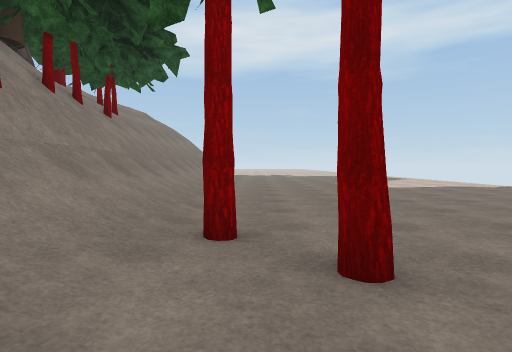
view 1 (above)

12 first-person views from a walk through a 3-D level made in the Unity game engine. The camera is 1.4 m above the floor, tilts 2° down and sees 80° across. The floor is counted in squares, 2 m on a side. Each view is taken from the middle of a square. On the plan, view 1 faces up. The plan holds only what a view shows up to about 10 squares ahead; the rest is blank. The place goes on beyond the plan. Some trees and plants on the terrain are drawn as simple stand-ins. The player character is not drawn. Some surface patterns are stand-ins.

view 2
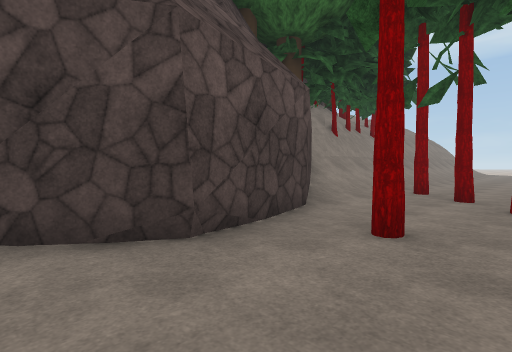

view 3
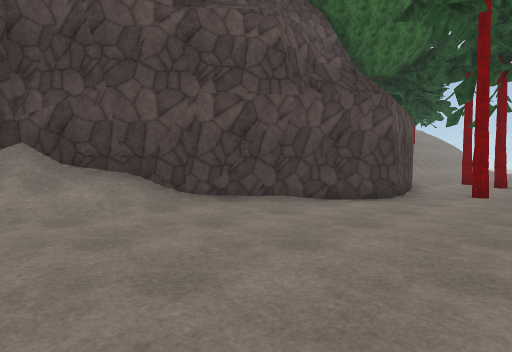

view 4
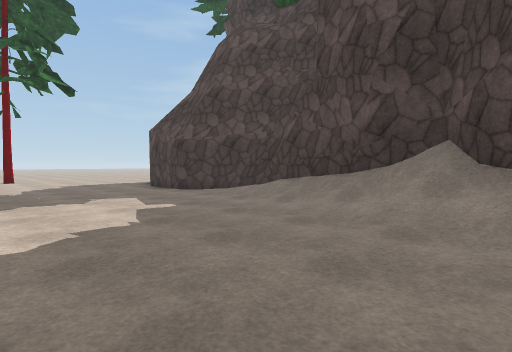

view 5
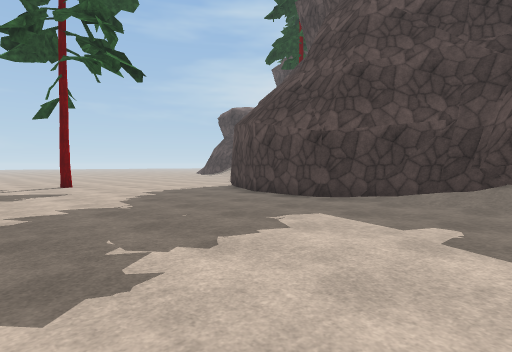

view 6
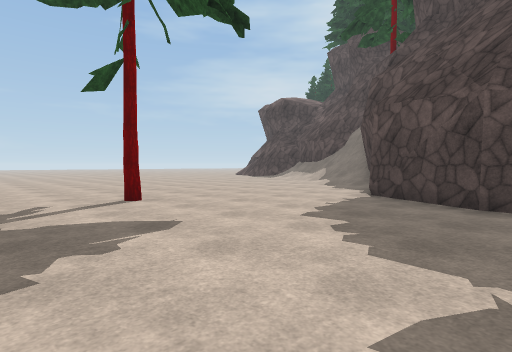

view 7
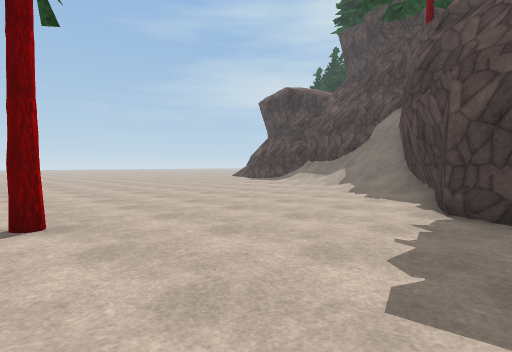

view 8
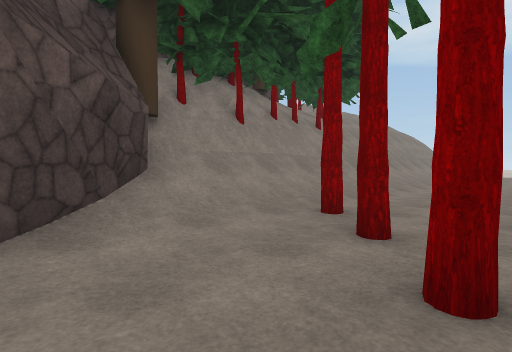

view 9
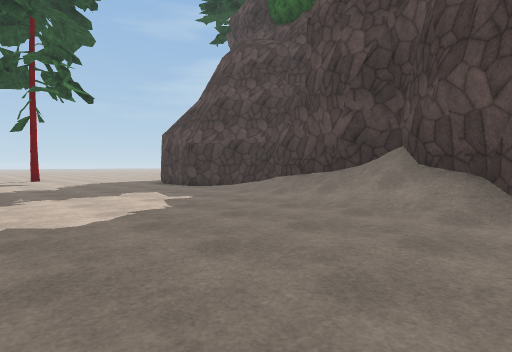

view 10
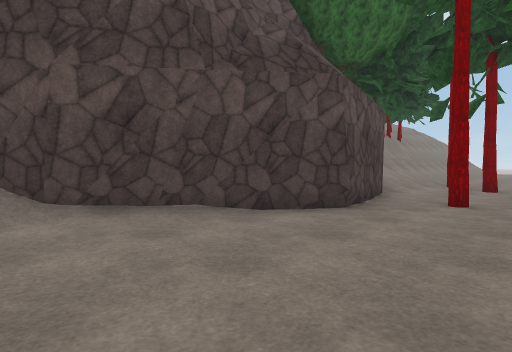

view 11
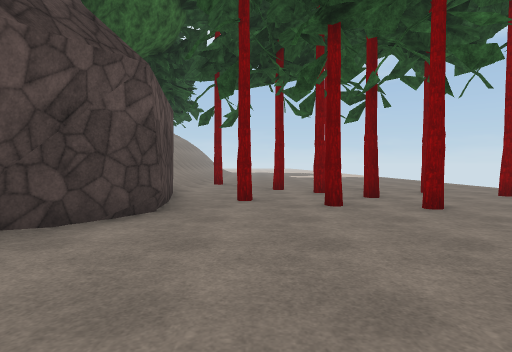

view 12
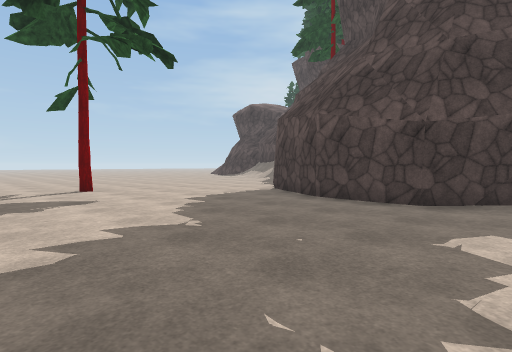

### Floor plan
Key: @ floor where view 1 was taken; # wall or solid block; . main floor; : floor 0.25 m higher than the main floor; / step, stairs or slope; = window, fence, low wall or low ledge.
Columns run from 10 left of view 1 to 2 right of it. Each row starts with its distance up from view 1.
 10     ## //:...
  9      ##//:...
  8       #//:...
  7       #//:...
  6       #//:...
  5       ##/:...
  4       ##/:...
  3        #/:#..
  2        #/:.#.
  1        ##:..#
  0         #:@.#
 -1         ##...
 -2          #.#.
 -3          #...
 -4         ##...
 -5         #....
 -6        ##....
 -7        #:....
 -8       ##.....
 -9       #/.....
-10       #/.....
-11      ##......
-12      #/......
-13      #/......
-14      #:......
-15      ##......
-16       #......
-17       #......
-18      ##......
-19      #.......
-20    ###.......
-21  ###.........
-22 ##/..........
-23 #=/.......#.

Positions as (right, up) in squares from view 1, and headings:
1: (0, 0), facing up
2: (2, -5), facing up-left
3: (2, -10), facing up-left
4: (1, -8), facing down-left
5: (2, -12), facing down-left
6: (2, -17), facing down-left
7: (0, -19), facing down-left
8: (2, -1), facing up-left
9: (2, -7), facing down-left
10: (2, -8), facing up-left
11: (1, -8), facing up
12: (2, -14), facing down-left
